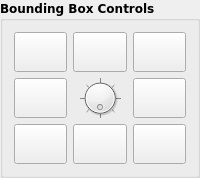
              <widget class="QGroupBox" name="bbox_controls">
                <property name="font">
                  <font>
                    <family>DejaVu Sans,Arial</family>
                    <weight>75</weight>
                    <bold>true</bold>
                  </font>
                </property>
                <property name="layoutDirection">
                  <enum>Qt::LeftToRight</enum>
                </property>
                <property name="styleSheet">
                  <string notr="true"/>
                </property>
                <property name="title">
                  <string>Bounding Box Controls</string>
                </property>
                <layout class="QGridLayout" name="gridLayout">
                  <item row="0" column="0">
                    <widget class="QPushButton" name="button_bbox_up">
                      <property name="sizePolicy">
                        <sizepolicy hsizetype="Ignored" vsizetype="Fixed">
                          <horstretch>0</horstretch>
                          <verstretch>0</verstretch>
                        </sizepolicy>
                      </property>
                      <property name="minimumSize">
                        <size>
                          <width>0</width>
                          <height>40</height>
                        </size>
                      </property>
                      <property name="baseSize">
                        <size>
                          <width>0</width>
                          <height>0</height>
                        </size>
                      </property>
                      <property name="toolTip">
                        <string>Move bounding box up. [Q]</string>
                      </property>
                      <property name="text">
                        <string/>
                      </property>
                      <property name="icon">
                        <iconset>
                          <normaloff>../icons/upload.svg</normaloff>../icons/upload.svg</iconset>
                      </property>
                      <property name="iconSize">
                        <size>
                          <width>25</width>
                          <height>25</height>
                        </size>
                      </property>
                      <property name="autoRepeat">
                        <bool>true</bool>
                      </property>
                      <property name="autoRepeatDelay">
                        <number>100</number>
                      </property>
                      <property name="autoRepeatInterval">
                        <number>25</number>
                      </property>
                    </widget>
                  </item>
                  <item row="0" column="2">
                    <widget class="QPushButton" name="button_bbox_down">
                      <property name="sizePolicy">
                        <sizepolicy hsizetype="Ignored" vsizetype="Fixed">
                          <horstretch>0</horstretch>
                          <verstretch>0</verstretch>
                        </sizepolicy>
                      </property>
                      <property name="minimumSize">
                        <size>
                          <width>0</width>
                          <height>40</height>
                        </size>
                      </property>
                      <property name="baseSize">
                        <size>
                          <width>0</width>
                          <height>0</height>
                        </size>
                      </property>
                      <property name="toolTip">
                        <string>Move bounding box down. [E]</string>
                      </property>
                      <property name="text">
                        <string/>
                      </property>
                      <property name="icon">
                        <iconset>
                          <normaloff>../icons/download.svg</normaloff>../icons/download.svg</iconset>
                      </property>
                      <property name="iconSize">
                        <size>
                          <width>25</width>
                          <height>25</height>
                        </size>
                      </property>
                      <property name="autoRepeat">
                        <bool>true</bool>
                      </property>
                      <property name="autoRepeatDelay">
                        <number>100</number>
                      </property>
                      <property name="autoRepeatInterval">
                        <number>25</number>
                      </property>
                    </widget>
                  </item>
                  <item row="1" column="2">
                    <widget class="QPushButton" name="button_bbox_right">
                      <property name="sizePolicy">
                        <sizepolicy hsizetype="Ignored" vsizetype="Fixed">
                          <horstretch>0</horstretch>
                          <verstretch>0</verstretch>
                        </sizepolicy>
                      </property>
                      <property name="minimumSize">
                        <size>
                          <width>0</width>
                          <height>40</height>
                        </size>
                      </property>
                      <property name="baseSize">
                        <size>
                          <width>0</width>
                          <height>0</height>
                        </size>
                      </property>
                      <property name="toolTip">
                        <string>Move bounding box right. [D]</string>
                      </property>
                      <property name="text">
                        <string/>
                      </property>
                      <property name="icon">
                        <iconset>
                          <normaloff>../icons/arrow-right-bold.svg</normaloff>../icons/arrow-right-bold.svg</iconset>
                      </property>
                      <property name="iconSize">
                        <size>
                          <width>30</width>
                          <height>30</height>
                        </size>
                      </property>
                      <property name="autoRepeat">
                        <bool>true</bool>
                      </property>
                      <property name="autoRepeatDelay">
                        <number>100</number>
                      </property>
                      <property name="autoRepeatInterval">
                        <number>25</number>
                      </property>
                    </widget>
                  </item>
                  <item row="1" column="0">
                    <widget class="QPushButton" name="button_bbox_left">
                      <property name="sizePolicy">
                        <sizepolicy hsizetype="Ignored" vsizetype="Fixed">
                          <horstretch>0</horstretch>
                          <verstretch>0</verstretch>
                        </sizepolicy>
                      </property>
                      <property name="minimumSize">
                        <size>
                          <width>0</width>
                          <height>40</height>
                        </size>
                      </property>
                      <property name="baseSize">
                        <size>
                          <width>0</width>
                          <height>0</height>
                        </size>
                      </property>
                      <property name="toolTip">
                        <string>Move bounding box left. [A]</string>
                      </property>
                      <property name="text">
                        <string/>
                      </property>
                      <property name="icon">
                        <iconset>
                          <normaloff>../icons/arrow-left-bold.svg</normaloff>../icons/arrow-left-bold.svg</iconset>
                      </property>
                      <property name="iconSize">
                        <size>
                          <width>30</width>
                          <height>30</height>
                        </size>
                      </property>
                      <property name="autoRepeat">
                        <bool>true</bool>
                      </property>
                      <property name="autoRepeatDelay">
                        <number>100</number>
                      </property>
                      <property name="autoRepeatInterval">
                        <number>25</number>
                      </property>
                    </widget>
                  </item>
                  <item row="0" column="1">
                    <widget class="QPushButton" name="button_bbox_backward">
                      <property name="sizePolicy">
                        <sizepolicy hsizetype="Ignored" vsizetype="Fixed">
                          <horstretch>0</horstretch>
                          <verstretch>0</verstretch>
                        </sizepolicy>
                      </property>
                      <property name="minimumSize">
                        <size>
                          <width>0</width>
                          <height>40</height>
                        </size>
                      </property>
                      <property name="baseSize">
                        <size>
                          <width>0</width>
                          <height>0</height>
                        </size>
                      </property>
                      <property name="toolTip">
                        <string>Move bounding box backward. [W]</string>
                      </property>
                      <property name="icon">
                        <iconset>
                          <normaloff>../icons/arrow-up-bold.svg</normaloff>../icons/arrow-up-bold.svg</iconset>
                      </property>
                      <property name="iconSize">
                        <size>
                          <width>30</width>
                          <height>30</height>
                        </size>
                      </property>
                      <property name="autoRepeat">
                        <bool>true</bool>
                      </property>
                      <property name="autoRepeatDelay">
                        <number>100</number>
                      </property>
                      <property name="autoRepeatInterval">
                        <number>25</number>
                      </property>
                    </widget>
                  </item>
                  <item row="2" column="1">
                    <widget class="QPushButton" name="button_bbox_forward">
                      <property name="sizePolicy">
                        <sizepolicy hsizetype="Ignored" vsizetype="Fixed">
                          <horstretch>0</horstretch>
                          <verstretch>0</verstretch>
                        </sizepolicy>
                      </property>
                      <property name="minimumSize">
                        <size>
                          <width>0</width>
                          <height>40</height>
                        </size>
                      </property>
                      <property name="baseSize">
                        <size>
                          <width>0</width>
                          <height>0</height>
                        </size>
                      </property>
                      <property name="toolTip">
                        <string>Move bounding box forward. [S]</string>
                      </property>
                      <property name="text">
                        <string/>
                      </property>
                      <property name="icon">
                        <iconset>
                          <normaloff>../icons/arrow-down-bold.svg</normaloff>../icons/arrow-down-bold.svg</iconset>
                      </property>
                      <property name="iconSize">
                        <size>
                          <width>30</width>
                          <height>30</height>
                        </size>
                      </property>
                      <property name="autoRepeat">
                        <bool>true</bool>
                      </property>
                      <property name="autoRepeatDelay">
                        <number>100</number>
                      </property>
                      <property name="autoRepeatInterval">
                        <number>25</number>
                      </property>
                    </widget>
                  </item>
                  <item row="1" column="1">
                    <widget class="QDial" name="dial_bbox_z_rotation">
                      <property name="sizePolicy">
                        <sizepolicy hsizetype="Ignored" vsizetype="Ignored">
                          <horstretch>0</horstretch>
                          <verstretch>0</verstretch>
                        </sizepolicy>
                      </property>
                      <property name="minimumSize">
                        <size>
                          <width>0</width>
                          <height>0</height>
                        </size>
                      </property>
                      <property name="toolTip">
                        <string>Rotate bounding box around the Z-axis. [Y]/[X]</string>
                      </property>
                      <property name="maximum">
                        <number>359</number>
                      </property>
                      <property name="value">
                        <number>0</number>
                      </property>
                      <property name="sliderPosition">
                        <number>0</number>
                      </property>
                      <property name="orientation">
                        <enum>Qt::Horizontal</enum>
                      </property>
                      <property name="invertedAppearance">
                        <bool>true</bool>
                      </property>
                      <property name="invertedControls">
                        <bool>true</bool>
                      </property>
                      <property name="wrapping">
                        <bool>true</bool>
                      </property>
                      <property name="notchTarget">
                        <double>45.000000000000000</double>
                      </property>
                      <property name="notchesVisible">
                        <bool>true</bool>
                      </property>
                    </widget>
                  </item>
                  <item row="2" column="0">
                    <widget class="QPushButton" name="button_bbox_increase_dimension">
                      <property name="sizePolicy">
                        <sizepolicy hsizetype="Ignored" vsizetype="Fixed">
                          <horstretch>0</horstretch>
                          <verstretch>0</verstretch>
                        </sizepolicy>
                      </property>
                      <property name="minimumSize">
                        <size>
                          <width>0</width>
                          <height>40</height>
                        </size>
                      </property>
                      <property name="font">
                        <font>
                          <family>DejaVu Sans,Arial</family>
                          <pointsize>12</pointsize>
                          <weight>75</weight>
                          <bold>true</bold>
                        </font>
                      </property>
                      <property name="toolTip">
                        <string>Increase bounding box dimensions.</string>
                      </property>
                      <property name="text">
                        <string/>
                      </property>
                      <property name="icon">
                        <iconset>
                          <normaloff>../icons/plus-box-multiple-outline.svg</normaloff>../icons/plus-box-multiple-outline.svg</iconset>
                      </property>
                      <property name="iconSize">
                        <size>
                          <width>25</width>
                          <height>25</height>
                        </size>
                      </property>
                      <property name="autoRepeat">
                        <bool>true</bool>
                      </property>
                    </widget>
                  </item>
                  <item row="2" column="2">
                    <widget class="QPushButton" name="button_bbox_decrease_dimension">
                      <property name="sizePolicy">
                        <sizepolicy hsizetype="Ignored" vsizetype="Fixed">
                          <horstretch>0</horstretch>
                          <verstretch>0</verstretch>
                        </sizepolicy>
                      </property>
                      <property name="minimumSize">
                        <size>
                          <width>0</width>
                          <height>40</height>
                        </size>
                      </property>
                      <property name="font">
                        <font>
                          <family>DejaVu Sans,Arial</family>
                          <pointsize>12</pointsize>
                          <weight>75</weight>
                          <bold>true</bold>
                        </font>
                      </property>
                      <property name="toolTip">
                        <string>Decrease bounding box dimensions.</string>
                      </property>
                      <property name="text">
                        <string/>
                      </property>
                      <property name="icon">
                        <iconset>
                          <normaloff>../icons/minus-box-multiple-outline.svg</normaloff>../icons/minus-box-multiple-outline.svg</iconset>
                      </property>
                      <property name="iconSize">
                        <size>
                          <width>25</width>
                          <height>25</height>
                        </size>
                      </property>
                      <property name="autoRepeat">
                        <bool>true</bool>
                      </property>
                    </widget>
                  </item>
                </layout>
              </widget>
